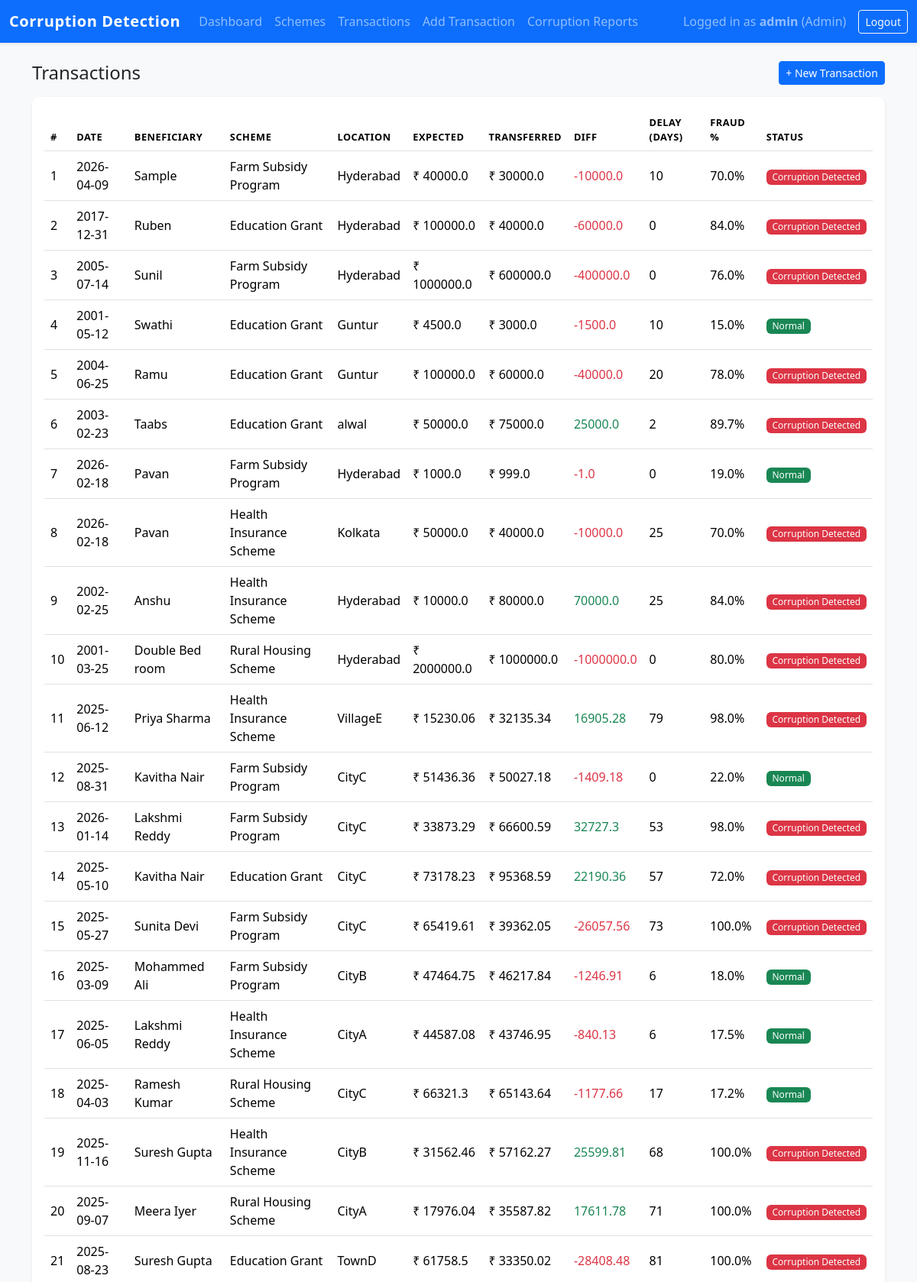
The page /transactions (signed in, upper part) on the database its author committed.
### app.py (models this page shows, shortened)
class User(db.Model):
    __tablename__ = "users"
    id = db.Column(db.Integer, primary_key=True)
    username = db.Column(db.String(80), unique=True, nullable=False)
    password_hash = db.Column(db.String(255), nullable=False)
    role = db.Column(db.String(20), nullable=False)  # 'admin' or 'officer'

class Transaction(db.Model):
    __tablename__ = "transactions"
    id = db.Column(db.Integer, primary_key=True)
    scheme_id = db.Column(db.Integer, db.ForeignKey("schemes.id"), nullable=False)
    beneficiary_name = db.Column(db.String(120), nullable=False)
    expected_amount = db.Column(db.Float, nullable=False)
    transferred_amount = db.Column(db.Float, nullable=False)
    amount_difference = db.Column(db.Float, nullable=False)
    location = db.Column(db.String(120), nullable=False)
    date = db.Column(db.String(20), nullable=False)  # store as ISO date string
    delay_days = db.Column(db.Integer, nullable=False)
    corruption_probability = db.Column(db.Float, nullable=True)
    is_corruption_detected = db.Column(db.Boolean, default=False)
    created_at = db.Column(db.DateTime, default=datetime.utcnow)

class Scheme(db.Model):
    __tablename__ = "schemes"
    id = db.Column(db.Integer, primary_key=True)
    name = db.Column(db.String(120), nullable=False, unique=True)
    allocated_amount = db.Column(db.Float, nullable=False)
    description = db.Column(db.Text, nullable=True)
    transactions = db.relationship("Transaction", backref="scheme", lazy=True)

### app.py (the view)
@app.route("/transactions")
@login_required
def transactions():
    txs = Transaction.query.order_by(Transaction.created_at.desc()).all()
    return render_template(
        "transactions.html",
        user=current_user(),
        transactions=txs,
    )

### app.py (called while the page is built)
@app.context_processor
def inject_globals():
    return {
        "user": current_user(),
        "current_year": datetime.utcnow().year,
    }

def current_user():
    user_id = session.get("user_id")
    if not user_id:
        return None
    return User.query.get(user_id)

def login_required(view_func):
    from functools import wraps
    @wraps(view_func)
    def wrapped(*args, **kwargs):
        if not current_user():
            flash("Please login to continue.", "warning")
            return redirect(url_for("login"))
        return view_func(*args, **kwargs)
    return wrapped

### templates/transactions.html (shortened to what this page needs)
{% extends "base.html" %}
{% block content %}
<div class="d-flex justify-content-between align-items-center mb-3">
  <h4 class="mb-0">Transactions</h4>
  <a href="{{ url_for('add_transaction') }}" class="btn btn-primary btn-sm">
    + New Transaction
  </a>
</div>
<div class="card shadow-sm border-0">
  <div class="card-body">
    {% if transactions %}
    <div class="table-responsive">
      <table class="table table-hover align-middle">
        <thead>
          <tr>
            <th>#</th>
            <th>Date</th>
            <th>Beneficiary</th>
            <th>Scheme</th>
            <th>Location</th>
            <th>Expected</th>
            <th>Transferred</th>
            <th>Diff</th>
            <th>Delay (days)</th>
            <th>Fraud %</th>
            <th>Status</th>
          </tr>
        </thead>
        <tbody>
          {% for tx in transactions %}
          <tr>
            <td>{{ loop.index }}</td>
            <td>{{ tx.date }}</td>
            <td>{{ tx.beneficiary_name }}</td>
            <td>{{ tx.scheme.name if tx.scheme else '—' }}</td>
            <td>{{ tx.location }}</td>
            <td>₹ {{ tx.expected_amount | round(2) }}</td>
            <td>₹ {{ tx.transferred_amount | round(2) }}</td>
            <td
              class="{% if tx.amount_difference > 0 %}text-success{% elif tx.amount_difference < 0 %}text-danger{% else %}text-muted{% endif %}"
            >
              {{ tx.amount_difference | round(2) }}
            </td>
            <td>{{ tx.delay_days }}</td>
            <td>
              {% if tx.corruption_probability is not none %}
                {{ (tx.corruption_probability * 100) | round(1) }}%
              {% else %}
                <span class="text-muted">N/A</span>
              {% endif %}
            </td>
            <td>
              {% if tx.is_corruption_detected %}
              <span class="badge bg-danger">Corruption Detected</span>
              {% else %}
              <span class="badge bg-success">Normal</span>
              {% endif %}
            </td>
          </tr>
          {% endfor %}
        </tbody>
      </table>
    </div>
    {% else %}
      <p class="text-muted mb-0">No transactions recorded yet.</p>
    {% endif %}
  </div>
</div>
{% endblock %}

### templates/base.html (shortened to what this page needs)
<!doctype html>
<html lang="en">
  <head>
    <link
      href="https://cdn.jsdelivr.net/npm/bootstrap@5.3.2/dist/css/bootstrap.min.css"
      rel="stylesheet"
    >
    <link rel="stylesheet" href="{{ url_for('static', filename='css/style.css') }}">
  </head>
  <body class="bg-light">
    <nav class="navbar navbar-expand-lg navbar-dark bg-primary mb-4 shadow-sm">
      <div class="container-fluid">
        <a class="navbar-brand fw-semibold" href="{{ url_for('dashboard') }}">
          Corruption Detection
        </a>
        <div class="collapse navbar-collapse" id="navbarNav">
          {% if user %}
          <ul class="navbar-nav me-auto mb-2 mb-lg-0">
            <li class="nav-item">
              <a class="nav-link" href="{{ url_for('dashboard') }}">Dashboard</a>
            </li>
            {% if user.role == 'admin' %}
            <li class="nav-item">
              <a class="nav-link" href="{{ url_for('schemes') }}">Schemes</a>
            </li>
            {% endif %}
            <li class="nav-item">
              <a class="nav-link" href="{{ url_for('transactions') }}">Transactions</a>
            </li>
            <li class="nav-item">
              <a class="nav-link" href="{{ url_for('add_transaction') }}">Add Transaction</a>
            </li>
            <li class="nav-item">
              <a class="nav-link" href="{{ url_for('reports') }}">Corruption Reports</a>
            </li>
          </ul>
          <span class="navbar-text me-3">
            Logged in as <strong>{{ user.username }}</strong> ({{ user.role|capitalize }})
          </span>
          <a href="{{ url_for('logout') }}" class="btn btn-outline-light btn-sm">
            Logout
          </a>
          {% endif %}
        </div>
      </div>
    </nav>
    <main class="container mb-5">
      {% block content %}{% endblock %}
    </main>
  </body>
</html>

### static/css/style.css (style rules this page uses)
body { font-family: system-ui, -apple-system, BlinkMacSystemFont, "Segoe UI", sans-serif; }
.navbar-brand { letter-spacing: 0.03em; }
main.container { max-width: 1140px; }
.card { border-radius: 0.6rem; }
.table thead th { font-size: 0.8rem; text-transform: uppercase; letter-spacing: 0.04em; }
.badge { font-weight: 500; }

### rows shown on the page
User: username "admin", role "Admin"
Transaction: date "2026-04-09", beneficiary_name "Sample", scheme "Farm Subsidy Program", location "Hyderabad", expected_amount "40000.0", transferred_amount "30000.0", amount_difference "-10000.0", delay_days "10", (tx.corruption_probability*100)|round(1) "70.0", is_corruption_detected "Corruption Detected"
Transaction: date "2017-12-31", beneficiary_name "Ruben", scheme "Education Grant", location "Hyderabad", expected_amount "100000.0", transferred_amount "40000.0", amount_difference "-60000.0", delay_days "0", (tx.corruption_probability*100)|round(1) "84.0", is_corruption_detected "Corruption Detected"
Transaction: date "2005-07-14", beneficiary_name "Sunil", scheme "Farm Subsidy Program", location "Hyderabad", expected_amount "1000000.0", transferred_amount "600000.0", amount_difference "-400000.0", delay_days "0", (tx.corruption_probability*100)|round(1) "76.0", is_corruption_detected "Corruption Detected"
Transaction: date "2001-05-12", beneficiary_name "Swathi", scheme "Education Grant", location "Guntur", expected_amount "4500.0", transferred_amount "3000.0", amount_difference "-1500.0", delay_days "10", (tx.corruption_probability*100)|round(1) "15.0", is_corruption_detected "Normal"
Transaction: date "2004-06-25", beneficiary_name "Ramu", scheme "Education Grant", location "Guntur", expected_amount "100000.0", transferred_amount "60000.0", amount_difference "-40000.0", delay_days "20", (tx.corruption_probability*100)|round(1) "78.0", is_corruption_detected "Corruption Detected"
Transaction: date "2003-02-23", beneficiary_name "Taabs", scheme "Education Grant", location "alwal", expected_amount "50000.0", transferred_amount "75000.0", amount_difference "25000.0", delay_days "2", (tx.corruption_probability*100)|round(1) "89.7", is_corruption_detected "Corruption Detected"
Transaction: date "2026-02-18", beneficiary_name "Pavan", scheme "Farm Subsidy Program", location "Hyderabad", expected_amount "1000.0", transferred_amount "999.0", amount_difference "-1.0", delay_days "0", (tx.corruption_probability*100)|round(1) "19.0", is_corruption_detected "Normal"
Transaction: date "2026-02-18", beneficiary_name "Pavan", scheme "Health Insurance Scheme", location "Kolkata", expected_amount "50000.0", transferred_amount "40000.0", amount_difference "-10000.0", delay_days "25", (tx.corruption_probability*100)|round(1) "70.0", is_corruption_detected "Corruption Detected"
Transaction: date "2002-02-25", beneficiary_name "Anshu", scheme "Health Insurance Scheme", location "Hyderabad", expected_amount "10000.0", transferred_amount "80000.0", amount_difference "70000.0", delay_days "25", (tx.corruption_probability*100)|round(1) "84.0", is_corruption_detected "Corruption Detected"
Transaction: date "2001-03-25", beneficiary_name "Double Bed room", scheme "Rural Housing Scheme", location "Hyderabad", expected_amount "2000000.0", transferred_amount "1000000.0", amount_difference "-1000000.0", delay_days "0", (tx.corruption_probability*100)|round(1) "80.0", is_corruption_detected "Corruption Detected"
Transaction: date "2025-06-12", beneficiary_name "Priya Sharma", scheme "Health Insurance Scheme", location "VillageE", expected_amount "15230.06", transferred_amount "32135.34", amount_difference "16905.28", delay_days "79", (tx.corruption_probability*100)|round(1) "98.0", is_corruption_detected "Corruption Detected"
Transaction: date "2025-08-31", beneficiary_name "Kavitha Nair", scheme "Farm Subsidy Program", location "CityC", expected_amount "51436.36", transferred_amount "50027.18", amount_difference "-1409.18", delay_days "0", (tx.corruption_probability*100)|round(1) "22.0", is_corruption_detected "Normal"
Transaction: date "2026-01-14", beneficiary_name "Lakshmi Reddy", scheme "Farm Subsidy Program", location "CityC", expected_amount "33873.29", transferred_amount "66600.59", amount_difference "32727.3", delay_days "53", (tx.corruption_probability*100)|round(1) "98.0", is_corruption_detected "Corruption Detected"
Transaction: date "2025-05-10", beneficiary_name "Kavitha Nair", scheme "Education Grant", location "CityC", expected_amount "73178.23", transferred_amount "95368.59", amount_difference "22190.36", delay_days "57", (tx.corruption_probability*100)|round(1) "72.0", is_corruption_detected "Corruption Detected"
Transaction: date "2025-05-27", beneficiary_name "Sunita Devi", scheme "Farm Subsidy Program", location "CityC", expected_amount "65419.61", transferred_amount "39362.05", amount_difference "-26057.56", delay_days "73", (tx.corruption_probability*100)|round(1) "100.0", is_corruption_detected "Corruption Detected"
Transaction: date "2025-03-09", beneficiary_name "Mohammed Ali", scheme "Farm Subsidy Program", location "CityB", expected_amount "47464.75", transferred_amount "46217.84", amount_difference "-1246.91", delay_days "6", (tx.corruption_probability*100)|round(1) "18.0", is_corruption_detected "Normal"
Transaction: date "2025-06-05", beneficiary_name "Lakshmi Reddy", scheme "Health Insurance Scheme", location "CityA", expected_amount "44587.08", transferred_amount "43746.95", amount_difference "-840.13", delay_days "6", (tx.corruption_probability*100)|round(1) "17.5", is_corruption_detected "Normal"
Transaction: date "2025-04-03", beneficiary_name "Ramesh Kumar", scheme "Rural Housing Scheme", location "CityC", expected_amount "66321.3", transferred_amount "65143.64", amount_difference "-1177.66", delay_days "17", (tx.corruption_probability*100)|round(1) "17.2", is_corruption_detected "Normal"
Transaction: date "2025-11-16", beneficiary_name "Suresh Gupta", scheme "Health Insurance Scheme", location "CityB", expected_amount "31562.46", transferred_amount "57162.27", amount_difference "25599.81", delay_days "68", (tx.corruption_probability*100)|round(1) "100.0", is_corruption_detected "Corruption Detected"
Transaction: date "2025-09-07", beneficiary_name "Meera Iyer", scheme "Rural Housing Scheme", location "CityA", expected_amount "17976.04", transferred_amount "35587.82", amount_difference "17611.78", delay_days "71", (tx.corruption_probability*100)|round(1) "100.0", is_corruption_detected "Corruption Detected"
Transaction: date "2025-08-23", beneficiary_name "Suresh Gupta", scheme "Education Grant", location "TownD", expected_amount "61758.5", transferred_amount "33350.02", amount_difference "-28408.48", delay_days "81", (tx.corruption_probability*100)|round(1) "100.0", is_corruption_detected "Corruption Detected"
